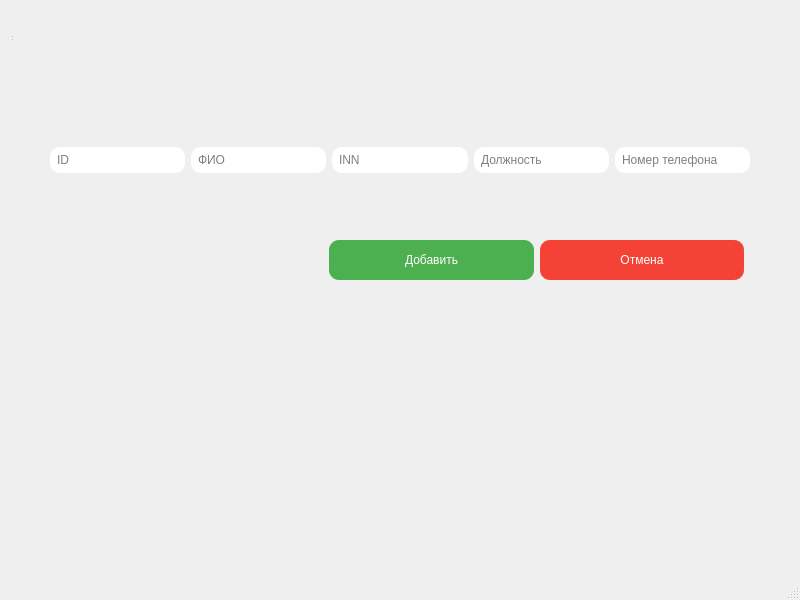
<?xml version="1.0" encoding="UTF-8"?>
<ui version="4.0">
 <class>add_emp_window</class>
 <widget class="QMainWindow" name="add_emp_window">
  <property name="geometry">
   <rect>
    <x>0</x>
    <y>0</y>
    <width>800</width>
    <height>600</height>
   </rect>
  </property>
  <property name="windowTitle">
   <string>MainWindow</string>
  </property>
  <widget class="QWidget" name="centralwidget">
   <widget class="QWidget" name="centralwidget_2" native="true">
    <property name="geometry">
     <rect>
      <x>10</x>
      <y>20</y>
      <width>780</width>
      <height>360</height>
     </rect>
    </property>
    <widget class="QPushButton" name="add_but">
     <property name="geometry">
      <rect>
       <x>319</x>
       <y>220</y>
       <width>205</width>
       <height>40</height>
      </rect>
     </property>
     <property name="styleSheet">
      <string>
     background-color: #4CAF50;
     color: white;
     border: none;
     border-radius: 10px;
     padding: 10px;
    </string>
     </property>
     <property name="text">
      <string>Добавить</string>
     </property>
     <property name="icon">
      <iconset>
       <normaloff>add_icon.png</normaloff>add_icon.png</iconset>
     </property>
    </widget>
    <widget class="QPushButton" name="exit_but">
     <property name="geometry">
      <rect>
       <x>530</x>
       <y>220</y>
       <width>204</width>
       <height>40</height>
      </rect>
     </property>
     <property name="styleSheet">
      <string>
     background-color: #F44336;
     color: white;
     border: none;
     border-radius: 10px;
     padding: 10px;
    </string>
     </property>
     <property name="text">
      <string>Отмена</string>
     </property>
     <property name="icon">
      <iconset>
       <normaloff>cancel_icon.png</normaloff>cancel_icon.png</iconset>
     </property>
    </widget>
    <widget class="QWidget" name="horizontalLayoutWidget">
     <property name="geometry">
      <rect>
       <x>40</x>
       <y>100</y>
       <width>700</width>
       <height>80</height>
      </rect>
     </property>
     <layout class="QHBoxLayout" name="horizontalLayout">
      <item>
       <widget class="QLineEdit" name="number">
        <property name="enabled">
         <bool>true</bool>
        </property>
        <property name="font">
         <font>
          <pointsize>9</pointsize>
         </font>
        </property>
        <property name="styleSheet">
         <string>
        border-radius: 10px;
        padding: 5px;
       </string>
        </property>
        <property name="placeholderText">
         <string>ID</string>
        </property>
       </widget>
      </item>
      <item>
       <widget class="QLineEdit" name="name">
        <property name="styleSheet">
         <string>
        border-radius: 10px;
        padding: 5px;
       </string>
        </property>
        <property name="placeholderText">
         <string>ФИО</string>
        </property>
       </widget>
      </item>
      <item>
       <widget class="QLineEdit" name="inn">
        <property name="styleSheet">
         <string>
        border-radius: 10px;
        padding: 5px;
       </string>
        </property>
        <property name="text">
         <string/>
        </property>
        <property name="placeholderText">
         <string>INN</string>
        </property>
       </widget>
      </item>
      <item>
       <widget class="QLineEdit" name="position">
        <property name="styleSheet">
         <string>
        border-radius: 10px;
        padding: 5px;
       </string>
        </property>
        <property name="placeholderText">
         <string>Должность</string>
        </property>
       </widget>
      </item>
      <item>
       <widget class="QLineEdit" name="tel">
        <property name="styleSheet">
         <string>
        border-radius: 10px;
        padding: 5px;
       </string>
        </property>
        <property name="placeholderText">
         <string>Номер телефона</string>
        </property>
       </widget>
      </item>
     </layout>
    </widget>
   </widget>
   <widget class="QStatusBar" name="statusbar_2">
    <property name="geometry">
     <rect>
      <x>10</x>
      <y>20</y>
      <width>3</width>
      <height>22</height>
     </rect>
    </property>
   </widget>
  </widget>
  <widget class="QMenuBar" name="menubar">
   <property name="geometry">
    <rect>
     <x>0</x>
     <y>0</y>
     <width>800</width>
     <height>21</height>
    </rect>
   </property>
  </widget>
  <widget class="QStatusBar" name="statusbar"/>
 </widget>
 <resources/>
 <connections/>
</ui>
